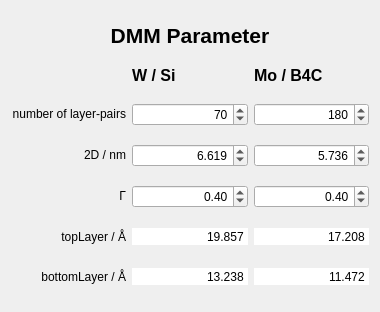
<?xml version="1.0" encoding="UTF-8"?>
<ui version="4.0">
 <class>DMMParameter</class>
 <widget class="QWidget" name="DMMParameter">
  <property name="geometry">
   <rect>
    <x>0</x>
    <y>0</y>
    <width>380</width>
    <height>312</height>
   </rect>
  </property>
  <property name="sizePolicy">
   <sizepolicy hsizetype="Preferred" vsizetype="Preferred">
    <horstretch>0</horstretch>
    <verstretch>0</verstretch>
   </sizepolicy>
  </property>
  <property name="minimumSize">
   <size>
    <width>380</width>
    <height>312</height>
   </size>
  </property>
  <property name="maximumSize">
   <size>
    <width>380</width>
    <height>312</height>
   </size>
  </property>
  <property name="windowTitle">
   <string>DMMParameter</string>
  </property>
  <layout class="QGridLayout" name="gridLayout">
   <item row="0" column="1" colspan="3">
    <widget class="QLabel" name="label">
     <property name="sizePolicy">
      <sizepolicy hsizetype="Preferred" vsizetype="Fixed">
       <horstretch>0</horstretch>
       <verstretch>0</verstretch>
      </sizepolicy>
     </property>
     <property name="font">
      <font>
       <pointsize>16</pointsize>
       <weight>75</weight>
       <bold>true</bold>
      </font>
     </property>
     <property name="text">
      <string>DMM Parameter</string>
     </property>
     <property name="alignment">
      <set>Qt::AlignCenter</set>
     </property>
    </widget>
   </item>
   <item row="1" column="2">
    <widget class="QLabel" name="label_2">
     <property name="sizePolicy">
      <sizepolicy hsizetype="Preferred" vsizetype="Fixed">
       <horstretch>0</horstretch>
       <verstretch>0</verstretch>
      </sizepolicy>
     </property>
     <property name="font">
      <font>
       <pointsize>12</pointsize>
       <weight>75</weight>
       <bold>true</bold>
      </font>
     </property>
     <property name="text">
      <string>W / Si</string>
     </property>
    </widget>
   </item>
   <item row="1" column="3">
    <widget class="QLabel" name="label_3">
     <property name="sizePolicy">
      <sizepolicy hsizetype="Preferred" vsizetype="Fixed">
       <horstretch>0</horstretch>
       <verstretch>0</verstretch>
      </sizepolicy>
     </property>
     <property name="font">
      <font>
       <pointsize>12</pointsize>
       <weight>75</weight>
       <bold>true</bold>
      </font>
     </property>
     <property name="text">
      <string>Mo / B4C</string>
     </property>
    </widget>
   </item>
   <item row="2" column="2">
    <widget class="QSpinBox" name="layer_pairs_wsi">
     <property name="toolTip">
      <string>The number of the multilayer layer-pairs.</string>
     </property>
     <property name="alignment">
      <set>Qt::AlignRight|Qt::AlignTrailing|Qt::AlignVCenter</set>
     </property>
     <property name="minimum">
      <number>1</number>
     </property>
     <property name="maximum">
      <number>1000</number>
     </property>
     <property name="value">
      <number>70</number>
     </property>
    </widget>
   </item>
   <item row="2" column="3">
    <widget class="QSpinBox" name="layer_pairs_mob4c">
     <property name="toolTip">
      <string>The number of the multilayer layer-pairs.</string>
     </property>
     <property name="alignment">
      <set>Qt::AlignRight|Qt::AlignTrailing|Qt::AlignVCenter</set>
     </property>
     <property name="minimum">
      <number>1</number>
     </property>
     <property name="maximum">
      <number>1000</number>
     </property>
     <property name="value">
      <number>180</number>
     </property>
    </widget>
   </item>
   <item row="3" column="2">
    <widget class="QDoubleSpinBox" name="dmm_2d_wsi">
     <property name="toolTip">
      <string>Thickness of two layer-pairs.</string>
     </property>
     <property name="alignment">
      <set>Qt::AlignRight|Qt::AlignTrailing|Qt::AlignVCenter</set>
     </property>
     <property name="decimals">
      <number>3</number>
     </property>
     <property name="singleStep">
      <double>0.100000000000000</double>
     </property>
     <property name="value">
      <double>6.619000000000000</double>
     </property>
    </widget>
   </item>
   <item row="3" column="3">
    <widget class="QDoubleSpinBox" name="dmm_2d_mob4c">
     <property name="toolTip">
      <string>Thickness of two layer-pairs.</string>
     </property>
     <property name="alignment">
      <set>Qt::AlignRight|Qt::AlignTrailing|Qt::AlignVCenter</set>
     </property>
     <property name="decimals">
      <number>3</number>
     </property>
     <property name="singleStep">
      <double>0.100000000000000</double>
     </property>
     <property name="value">
      <double>5.736000000000000</double>
     </property>
    </widget>
   </item>
   <item row="4" column="2">
    <widget class="QDoubleSpinBox" name="dmm_gamma_wsi">
     <property name="toolTip">
      <string>&lt;html&gt;&lt;head/&gt;&lt;body&gt;&lt;p&gt;Relation between the layers:&lt;/p&gt;&lt;p&gt;&lt;span style=&quot; font-family:'JetBrains Mono,monospace'; font-style:italic; color:#8c8c8c;&quot;&gt;gamma = d(topLayer) / d(topLayer + bottomLayer)&lt;/span&gt;&lt;/p&gt;&lt;/body&gt;&lt;/html&gt;</string>
     </property>
     <property name="alignment">
      <set>Qt::AlignRight|Qt::AlignTrailing|Qt::AlignVCenter</set>
     </property>
     <property name="decimals">
      <number>2</number>
     </property>
     <property name="maximum">
      <double>1.000000000000000</double>
     </property>
     <property name="singleStep">
      <double>0.010000000000000</double>
     </property>
     <property name="value">
      <double>0.400000000000000</double>
     </property>
    </widget>
   </item>
   <item row="4" column="3">
    <widget class="QDoubleSpinBox" name="dmm_gamma_mob4c">
     <property name="toolTip">
      <string>&lt;html&gt;&lt;head/&gt;&lt;body&gt;&lt;p&gt;Relation between the layers:&lt;/p&gt;&lt;p&gt;&lt;span style=&quot; font-family:'JetBrains Mono,monospace'; font-style:italic; color:#8c8c8c;&quot;&gt;gamma = d(topLayer) / d(topLayer + bottomLayer)&lt;/span&gt;&lt;/p&gt;&lt;/body&gt;&lt;/html&gt;</string>
     </property>
     <property name="alignment">
      <set>Qt::AlignRight|Qt::AlignTrailing|Qt::AlignVCenter</set>
     </property>
     <property name="decimals">
      <number>2</number>
     </property>
     <property name="maximum">
      <double>1.000000000000000</double>
     </property>
     <property name="singleStep">
      <double>0.010000000000000</double>
     </property>
     <property name="value">
      <double>0.400000000000000</double>
     </property>
    </widget>
   </item>
   <item row="5" column="2">
    <widget class="QDoubleSpinBox" name="d_top_layer_wsi">
     <property name="toolTip">
      <string>Thickness topLayer in angstrom.</string>
     </property>
     <property name="wrapping">
      <bool>false</bool>
     </property>
     <property name="frame">
      <bool>false</bool>
     </property>
     <property name="alignment">
      <set>Qt::AlignRight|Qt::AlignTrailing|Qt::AlignVCenter</set>
     </property>
     <property name="readOnly">
      <bool>true</bool>
     </property>
     <property name="buttonSymbols">
      <enum>QAbstractSpinBox::NoButtons</enum>
     </property>
     <property name="decimals">
      <number>3</number>
     </property>
     <property name="maximum">
      <double>999.990000000000009</double>
     </property>
     <property name="value">
      <double>19.856999999999999</double>
     </property>
    </widget>
   </item>
   <item row="5" column="3">
    <widget class="QDoubleSpinBox" name="d_top_layer_mob4c">
     <property name="toolTip">
      <string>Thickness topLayer in angstrom.</string>
     </property>
     <property name="wrapping">
      <bool>false</bool>
     </property>
     <property name="frame">
      <bool>false</bool>
     </property>
     <property name="alignment">
      <set>Qt::AlignRight|Qt::AlignTrailing|Qt::AlignVCenter</set>
     </property>
     <property name="readOnly">
      <bool>true</bool>
     </property>
     <property name="buttonSymbols">
      <enum>QAbstractSpinBox::NoButtons</enum>
     </property>
     <property name="decimals">
      <number>3</number>
     </property>
     <property name="maximum">
      <double>999.990000000000009</double>
     </property>
     <property name="value">
      <double>17.207999999999998</double>
     </property>
    </widget>
   </item>
   <item row="6" column="2">
    <widget class="QDoubleSpinBox" name="d_bottom_layer_wsi">
     <property name="toolTip">
      <string>Thickness bottomLayer in angstrom.</string>
     </property>
     <property name="frame">
      <bool>false</bool>
     </property>
     <property name="alignment">
      <set>Qt::AlignRight|Qt::AlignTrailing|Qt::AlignVCenter</set>
     </property>
     <property name="readOnly">
      <bool>true</bool>
     </property>
     <property name="buttonSymbols">
      <enum>QAbstractSpinBox::NoButtons</enum>
     </property>
     <property name="decimals">
      <number>3</number>
     </property>
     <property name="value">
      <double>13.238000000000000</double>
     </property>
    </widget>
   </item>
   <item row="6" column="3">
    <widget class="QDoubleSpinBox" name="d_bottom_layer_mob4c">
     <property name="toolTip">
      <string>Thickness bottomLayer in angstrom.</string>
     </property>
     <property name="frame">
      <bool>false</bool>
     </property>
     <property name="alignment">
      <set>Qt::AlignRight|Qt::AlignTrailing|Qt::AlignVCenter</set>
     </property>
     <property name="readOnly">
      <bool>true</bool>
     </property>
     <property name="buttonSymbols">
      <enum>QAbstractSpinBox::NoButtons</enum>
     </property>
     <property name="decimals">
      <number>3</number>
     </property>
     <property name="value">
      <double>11.472000000000000</double>
     </property>
    </widget>
   </item>
   <item row="2" column="1">
    <widget class="QLabel" name="label_param1_25">
     <property name="sizePolicy">
      <sizepolicy hsizetype="Minimum" vsizetype="Fixed">
       <horstretch>0</horstretch>
       <verstretch>0</verstretch>
      </sizepolicy>
     </property>
     <property name="minimumSize">
      <size>
       <width>0</width>
       <height>22</height>
      </size>
     </property>
     <property name="font">
      <font>
       <weight>50</weight>
       <bold>false</bold>
      </font>
     </property>
     <property name="text">
      <string>number of layer-pairs</string>
     </property>
     <property name="alignment">
      <set>Qt::AlignRight|Qt::AlignTrailing|Qt::AlignVCenter</set>
     </property>
    </widget>
   </item>
   <item row="3" column="1">
    <widget class="QLabel" name="label_param1_23">
     <property name="sizePolicy">
      <sizepolicy hsizetype="Minimum" vsizetype="Fixed">
       <horstretch>0</horstretch>
       <verstretch>0</verstretch>
      </sizepolicy>
     </property>
     <property name="minimumSize">
      <size>
       <width>0</width>
       <height>22</height>
      </size>
     </property>
     <property name="font">
      <font>
       <weight>50</weight>
       <bold>false</bold>
      </font>
     </property>
     <property name="text">
      <string>2D / nm</string>
     </property>
     <property name="alignment">
      <set>Qt::AlignRight|Qt::AlignTrailing|Qt::AlignVCenter</set>
     </property>
    </widget>
   </item>
   <item row="4" column="1">
    <widget class="QLabel" name="label_param1_20">
     <property name="sizePolicy">
      <sizepolicy hsizetype="Minimum" vsizetype="Fixed">
       <horstretch>0</horstretch>
       <verstretch>0</verstretch>
      </sizepolicy>
     </property>
     <property name="minimumSize">
      <size>
       <width>0</width>
       <height>22</height>
      </size>
     </property>
     <property name="maximumSize">
      <size>
       <width>16777215</width>
       <height>16777215</height>
      </size>
     </property>
     <property name="font">
      <font>
       <weight>50</weight>
       <bold>false</bold>
      </font>
     </property>
     <property name="layoutDirection">
      <enum>Qt::LeftToRight</enum>
     </property>
     <property name="text">
      <string>Γ</string>
     </property>
     <property name="alignment">
      <set>Qt::AlignRight|Qt::AlignTrailing|Qt::AlignVCenter</set>
     </property>
    </widget>
   </item>
   <item row="5" column="1">
    <widget class="QLabel" name="label_param1_21">
     <property name="sizePolicy">
      <sizepolicy hsizetype="Minimum" vsizetype="Fixed">
       <horstretch>0</horstretch>
       <verstretch>0</verstretch>
      </sizepolicy>
     </property>
     <property name="minimumSize">
      <size>
       <width>0</width>
       <height>22</height>
      </size>
     </property>
     <property name="font">
      <font>
       <weight>50</weight>
       <bold>false</bold>
      </font>
     </property>
     <property name="text">
      <string>topLayer / Å</string>
     </property>
     <property name="alignment">
      <set>Qt::AlignRight|Qt::AlignTrailing|Qt::AlignVCenter</set>
     </property>
    </widget>
   </item>
   <item row="6" column="1">
    <widget class="QLabel" name="label_param1_22">
     <property name="sizePolicy">
      <sizepolicy hsizetype="Minimum" vsizetype="Fixed">
       <horstretch>0</horstretch>
       <verstretch>0</verstretch>
      </sizepolicy>
     </property>
     <property name="minimumSize">
      <size>
       <width>0</width>
       <height>22</height>
      </size>
     </property>
     <property name="font">
      <font>
       <weight>50</weight>
       <bold>false</bold>
      </font>
     </property>
     <property name="text">
      <string>bottomLayer / Å</string>
     </property>
     <property name="alignment">
      <set>Qt::AlignRight|Qt::AlignTrailing|Qt::AlignVCenter</set>
     </property>
    </widget>
   </item>
  </layout>
 </widget>
 <resources/>
 <connections/>
</ui>
